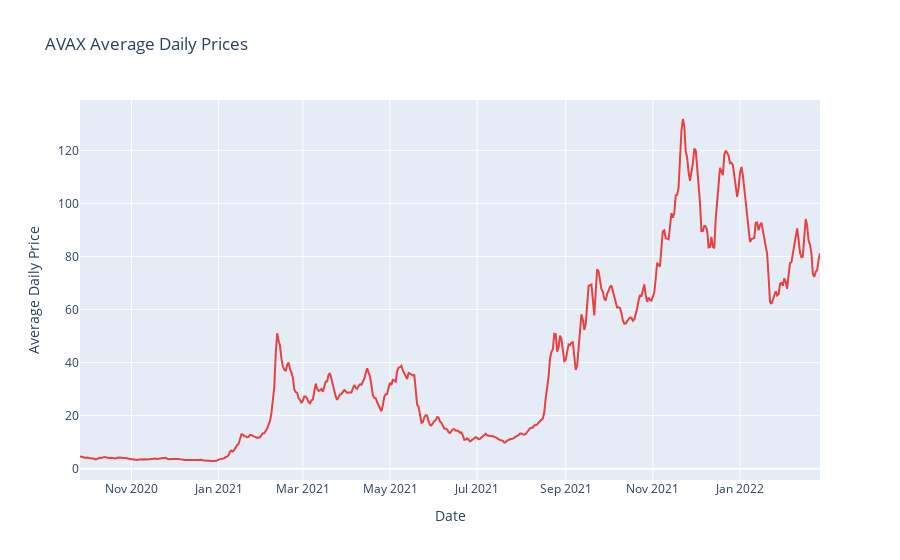

The notebook cell this image was saved under:
### Code cell
def plot_close_prices():
    """
    Plot the closing prices of AVAX in plotly.
    """
    fig = px.line(avax_daily_ave, y='Average Daily Price', title='AVAX Average Daily Prices')
    fig.update_traces(line_color='#e84142')
    fig.show()
plot_close_prices()

### Figure 1 — Plotly figure (JSON) as saved in the notebook; plotly's stock layout.template omitted (floating-point values rounded to 4 significant figures; data arrays with more than 128 entries replaced by an {"elided": "..."} marker saying what was removed)
{"data": [{"hovertemplate": "Date=%{x}<br>Average Daily Price=%{y}<extra></extra>", "legendgroup": "", "line": {"color": "#e84142", "dash": "solid"}, "mode": "lines", "name": "", "orientation": "v", "showlegend": false, "type": "scatter", "x": {"elided": "519 str values"}, "xaxis": "x", "y": {"elided": "519 float values"}, "yaxis": "y"}], "layout": {"legend": {"tracegroupgap": 0}, "title": {"text": "AVAX Average Daily Prices"}, "xaxis": {"anchor": "y", "domain": [0, 1], "title": {"text": "Date"}}, "yaxis": {"anchor": "x", "domain": [0, 1], "title": {"text": "Average Daily Price"}}}}
